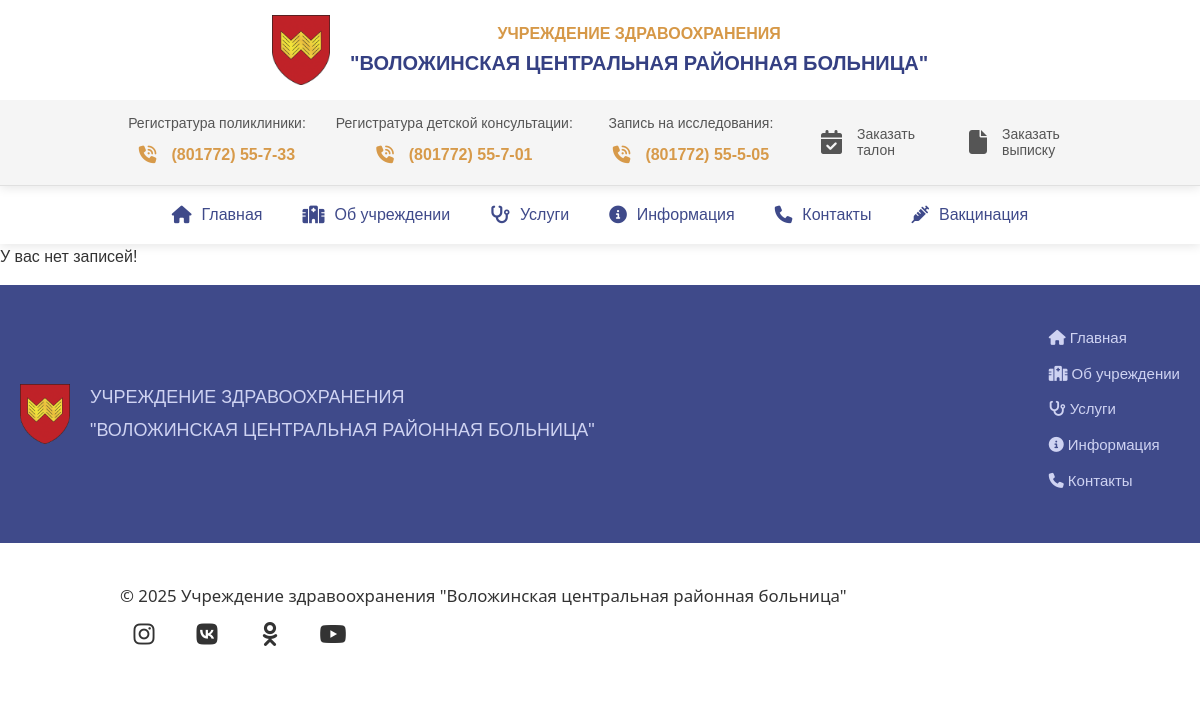
The page /news/ on the database as committed earlier.
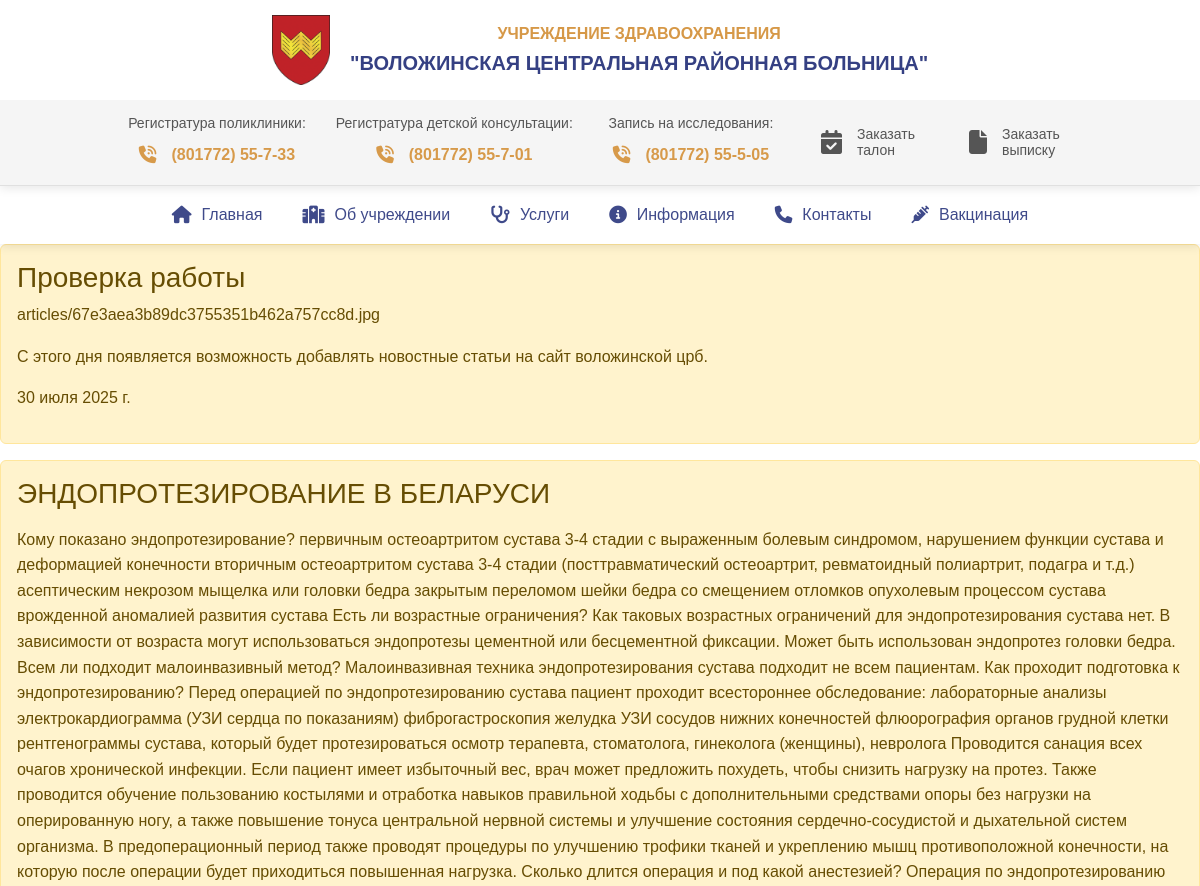
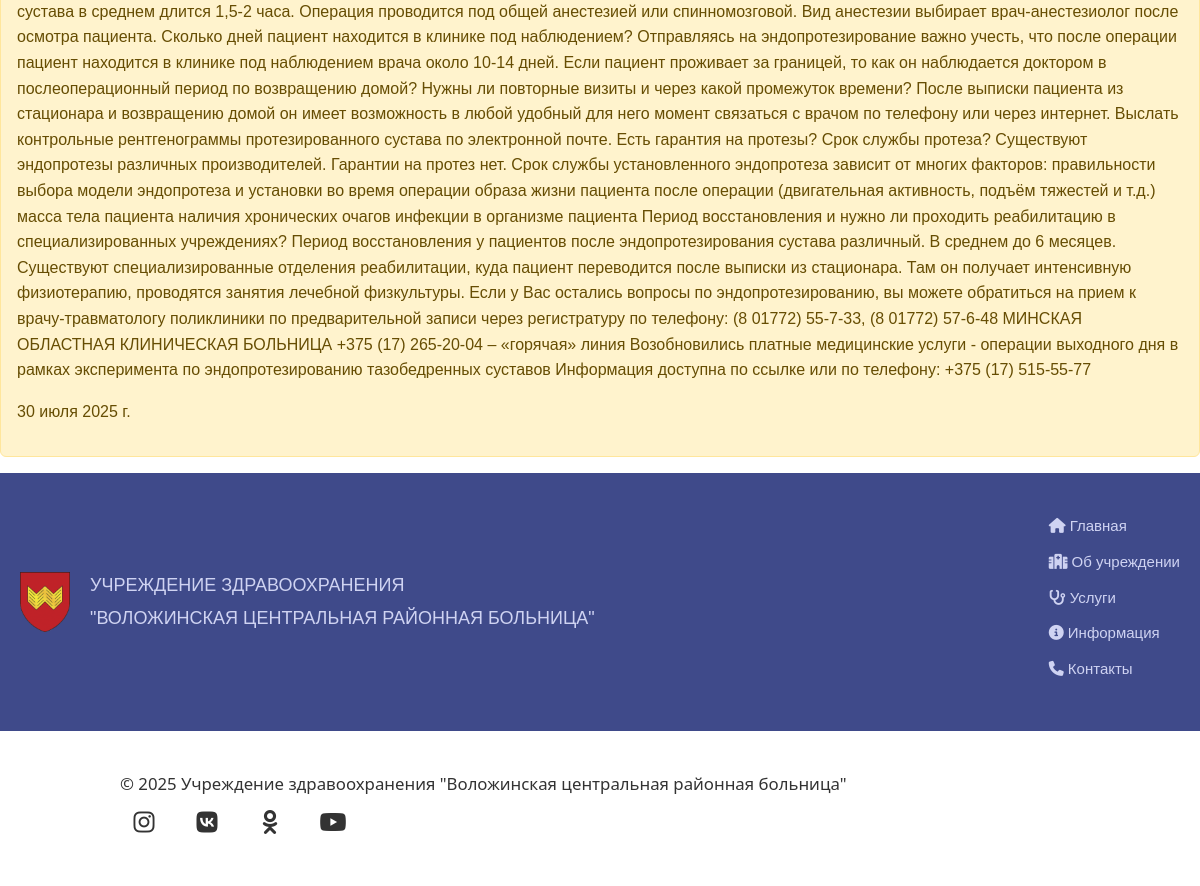
The same page on the database as committed later (2 pictures, top to bottom).
### news/models.py (models this page shows, shortened)
class Articles(models.Model):
    title = models.CharField('Название', max_length=50,
                             default='Внеочередное новостное событие')
    img = models.ImageField(
        'Изображение', upload_to='articles/', blank=True, null=True)
    full_text = models.TextField('Статья')
    date = models.DateField('Дата публикации')
    class Meta:
        verbose_name = 'Новость'
        verbose_name_plural = 'Новости'

### news/views.py (the view)
# urls.py: path('', views.news_home, name='news_home'),
def news_home(request):
    news = Articles.objects.order_by('-date')
    return render(request, 'news/news_home.html', {'news': news})

### news/templates/news/news_home.html (shortened to what this page needs)
{% extends 'main/layout.html' %}
{% block content %}
  {% if news %}
    {% for el in news %}
      <div class="alert alert-warning">
        <h3>{{  el.title }}</h3>
        <p>{{  el.img }}</p>
        <p>{{  el.full_text }}</p>
        <p>{{  el.date }}</p>
      </div>
    {% endfor %}
  {% else %}
      <p>У вас нет записей!</p>
  {% endif %}
{% endblock %}

Rows that differ between the two databases and show on the page:
added Articles: title "Проверка работы", img "articles/67e3aea3b89dc3755351b462a757cc8d.jpg", full_text "С этого дня появляется возможность добавлять новостные статьи на сайт воложинской црб.", date "30 июля 2025 г."
added Articles: title "ЭНДОПРОТЕЗИРОВАНИЕ В БЕЛАРУСИ", full_text "Кому показано эндопротезирование? первичным остеоартритом сустава 3-4 стадии с выраженным болевым синдромом, нарушением функции сустава и деформацией конечности вторичным остеоартритом сустава 3-4 стадии (посттравматический остеоартрит, ревматоидный полиартрит, подагра и т.д.) асептическим некрозом мыщелка или головки бедра закрытым переломом шейки бедра со смещением отломков опухолевым процессом сустава врожденной аномалией развития сустава Есть ли возрастные ограничения? Как таковых возрастных ограничений для эндопротезирования сустава нет. В зависимости от возраста могут использоваться эндопротезы цементной или бесцементной фиксации. Может быть использован эндопротез головки бедра. Всем…", date "30 июля 2025 г."
Other text that changed with them:
text no longer shown: "У вас нет записей!"
